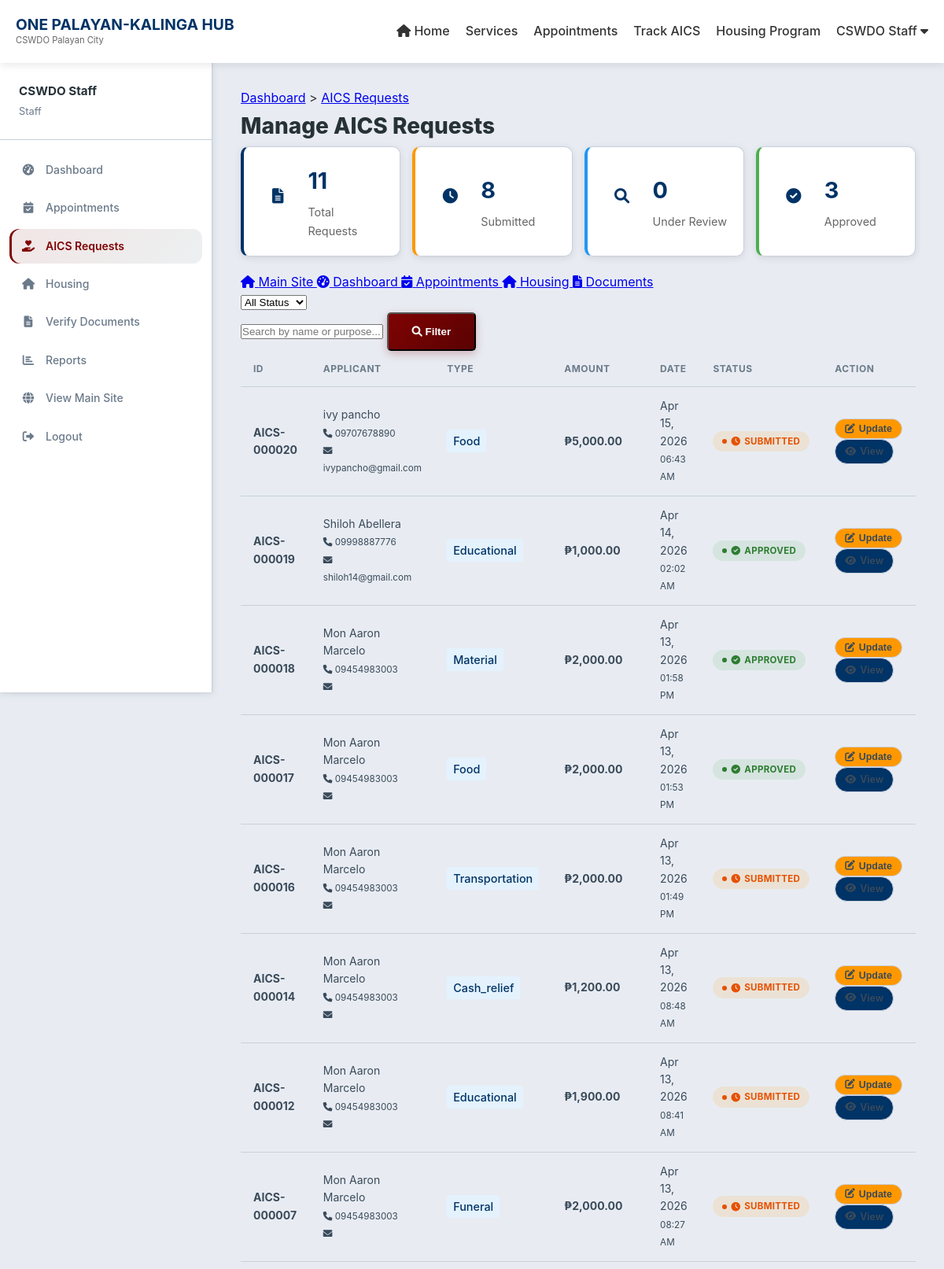
The page /manage-aics.php (signed in, upper part) on the database as committed earlier.
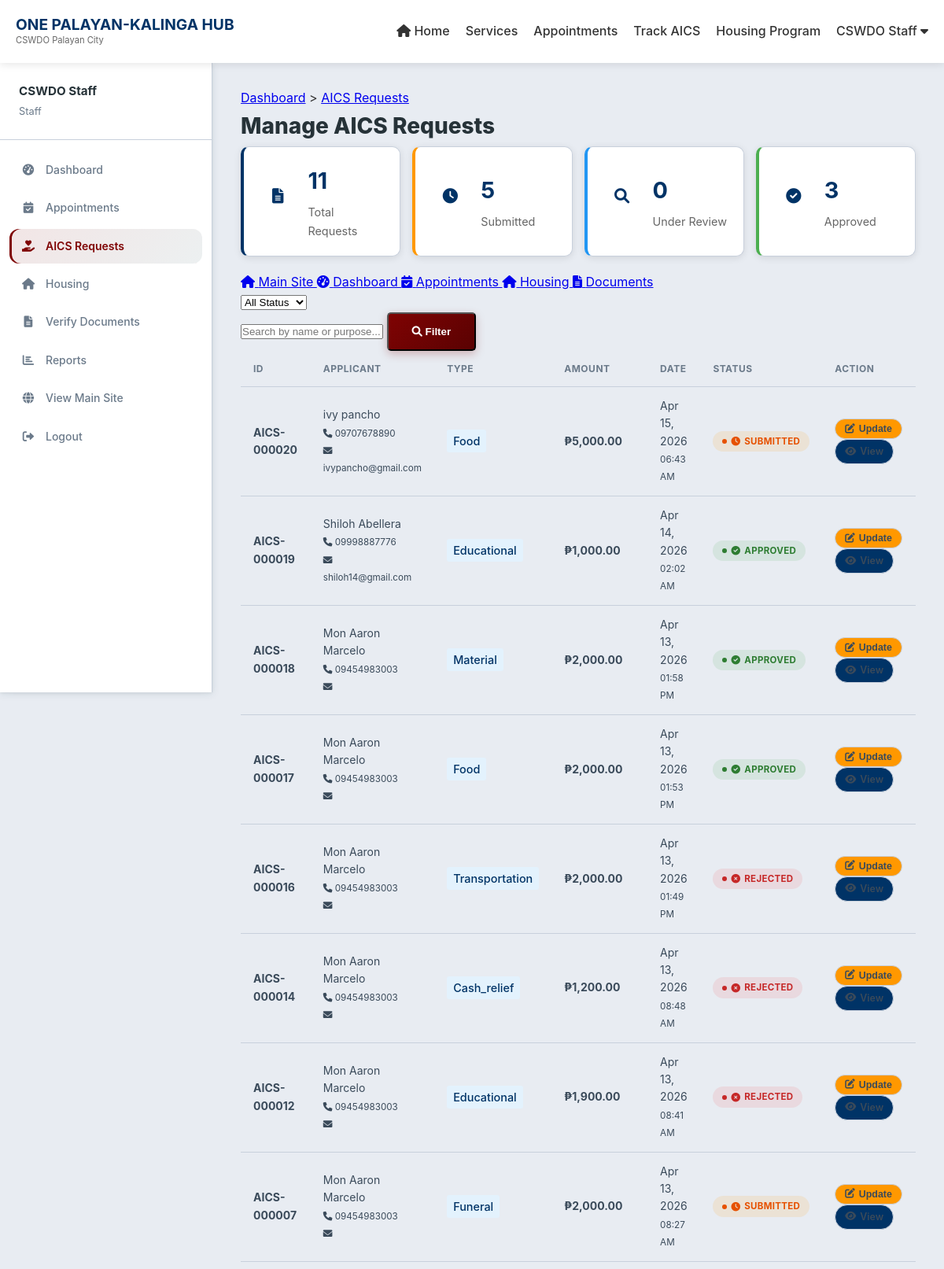
The same page on the database as committed later.
### tables this page shows
CREATE TABLE `aics_requests` (
  `aics_id` int(11) NOT NULL,
  `user_id` int(11) NOT NULL,
  `request_type` enum('medical','funeral','educational','transportation','food','cash_relief','material') NOT NULL,
  `amount_requested` decimal(10,2) DEFAULT NULL,
  `amount_approved` decimal(10,2) DEFAULT NULL,
  `purpose` text DEFAULT NULL,
  `status` enum('submitted','reviewing','approved','rejected','released') DEFAULT 'submitted',
  `submission_date` timestamp NOT NULL DEFAULT current_timestamp(),
  `reviewed_by` int(11) DEFAULT NULL,
  `review_date` datetime DEFAULT NULL,
  `approved_by` int(11) DEFAULT NULL,
  `approval_date` datetime DEFAULT NULL,
  `release_date` datetime DEFAULT NULL,
  `rejection_reason` text DEFAULT NULL
);

CREATE TABLE `users` (
  `user_id` int(11) NOT NULL,
  `username` varchar(50) NOT NULL,
  `password` varchar(255) NOT NULL,
  `email` varchar(100) NOT NULL,
  `first_name` varchar(50) NOT NULL,
  `last_name` varchar(50) NOT NULL,
  `contact_number` varchar(20) DEFAULT NULL,
  `address` text DEFAULT NULL,
  `role` enum('resident','staff','admin') DEFAULT 'resident',
  `status` enum('active','inactive') DEFAULT 'active',
  `created_at` timestamp NOT NULL DEFAULT current_timestamp(),
  `updated_at` timestamp NOT NULL DEFAULT current_timestamp() ON UPDATE current_timestamp(),
  `last_login` datetime DEFAULT NULL,
  `is_active` tinyint(1) NOT NULL DEFAULT 1,
  `profile_picture` varchar(255) DEFAULT NULL,
  `verification_status` enum('pending','verified','rejected') DEFAULT 'pending',
  `verification_date` timestamp NULL DEFAULT NULL,
  `verified_by` int(11) DEFAULT NULL
);

### manage-aics.php (the view, shortened to what the changed rows need)
<?php
$database = new Database();
$db = $database->getConnection();
$query = "SELECT a.*, u.first_name, u.last_name, u.contact_number, u.email
          FROM aics_requests a
          JOIN users u ON a.user_id = u.user_id";
$query .= " ORDER BY a.submission_date DESC";
$stmt = $db->prepare($query);
$stmt->execute();
$stats_query = "SELECT
    COUNT(*) as total,
    SUM(CASE WHEN status = 'submitted' THEN 1 ELSE 0 END) as submitted,
    SUM(CASE WHEN status = 'reviewing' THEN 1 ELSE 0 END) as reviewing,
    SUM(CASE WHEN status = 'approved' THEN 1 ELSE 0 END) as approved,
    SUM(CASE WHEN status = 'rejected' THEN 1 ELSE 0 END) as rejected,
    SUM(CASE WHEN status = 'released' THEN 1 ELSE 0 END) as released
    FROM aics_requests";
$stats = $db->query($stats_query)->fetch(PDO::FETCH_ASSOC);
?>
<!DOCTYPE html>
<html lang="en">
<head>
    <link rel="stylesheet" href="../css/style.css">
    <link rel="stylesheet" href="../css/dashboard.css">
    <link rel="stylesheet" href="https://cdnjs.cloudflare.com/ajax/libs/font-awesome/6.0.0/css/all.min.css">
</head>
<body>
    <nav class="navbar">
        <div class="container">
            <div class="nav-brand">
                <a href="../index.php" style="text-decoration: none; color: inherit;">
                    <h1>ONE PALAYAN-KALINGA HUB</h1>
                </a>
            </div>
        </div>
    </nav>
    <div class="dashboard-container">
        <div class="main-content">
            <h1>Manage AICS Requests</h1>
            <div class="stats-grid">
                <div class="stat-card submitted" onclick="filterByStatus('submitted')">
                    <div class="stat-details">
                        <h3><?php echo $stats['submitted']; ?></h3>
                        <p>Submitted</p>
                    </div>
                </div>
            </div>
            <div class="table-container">
                <table class="data-table">
                    <thead>
                        <tr>
                            <th>ID</th>
                            <th>Applicant</th>
                            <th>Type</th>
                            <th>Amount</th>
                            <th>Date</th>
                            <th>Status</th>
                            <th>Action</th>
                        </tr>
                    </thead>
                    <tbody>
                        <?php if($stmt->rowCount() > 0): ?>
                            <?php while($row = $stmt->fetch(PDO::FETCH_ASSOC)): ?>
                            <tr>
                                <td><strong>AICS-<?php echo str_pad($row['aics_id'], 6, '0', STR_PAD_LEFT); ?></strong></td>
                                <td>
                                    <?php echo htmlspecialchars($row['first_name'] . ' ' . $row['last_name']); ?><br>
                                    <small><i class="fas fa-phone"></i> <?php echo htmlspecialchars($row['contact_number']); ?></small><br>
                                    <small><i class="fas fa-envelope"></i> <?php echo htmlspecialchars($row['email']); ?></small>
                                </td>
                                <td>
                                    <span class="request-type"><?php echo ucfirst($row['request_type']); ?></span>
                                </td>
                                <td><strong>₱<?php echo number_format($row['amount_requested'], 2); ?></strong></td>
                                <td>
                                    <?php echo date('M d, Y', strtotime($row['submission_date'])); ?><br>
                                    <small><?php echo date('h:i A', strtotime($row['submission_date'])); ?></small>
                                </td>
                                <td>
                                    <span class="status-badge status-<?php echo $row['status']; ?>">
                                        <i class="fas fa-<?php
                                            echo $row['status'] == 'submitted' ? 'clock' :
                                                ($row['status'] == 'reviewing' ? 'search' :
                                                ($row['status'] == 'approved' ? 'check-circle' :
                                                ($row['status'] == 'released' ? 'gift' : 'times-circle')));
                                        ?>"></i>
                                        <?php echo ucfirst($row['status']); ?>
                                    </span>
                                </td>
                                <td>
                                    <button onclick="showUpdateModal(<?php echo htmlspecialchars(json_encode($row)); ?>)"
                                            class="btn-small btn-update">
                                        <i class="fas fa-edit"></i> Update
                                    </button>
                                    <a href="view-aics.php?id=<?php echo $row['aics_id']; ?>" class="btn-small btn-view">
                                        <i class="fas fa-eye"></i> View
                                    </a>
                                </td>
                            </tr>
                            <?php endwhile; ?>
                        <?php endif; ?>
                    </tbody>
                </table>
            </div>
        </div>
    </div>
</body>
</html>

Rows that differ between the two databases and show on the page:
changed aics_requests "Transportation": status "SUBMITTED" → "REJECTED"
changed aics_requests "Cash_relief": status "SUBMITTED" → "REJECTED"
changed aics_requests "08:41 AM": status "SUBMITTED" → "REJECTED"
Other text that changed with them:
$stats['submitted']: "8" → "5"
